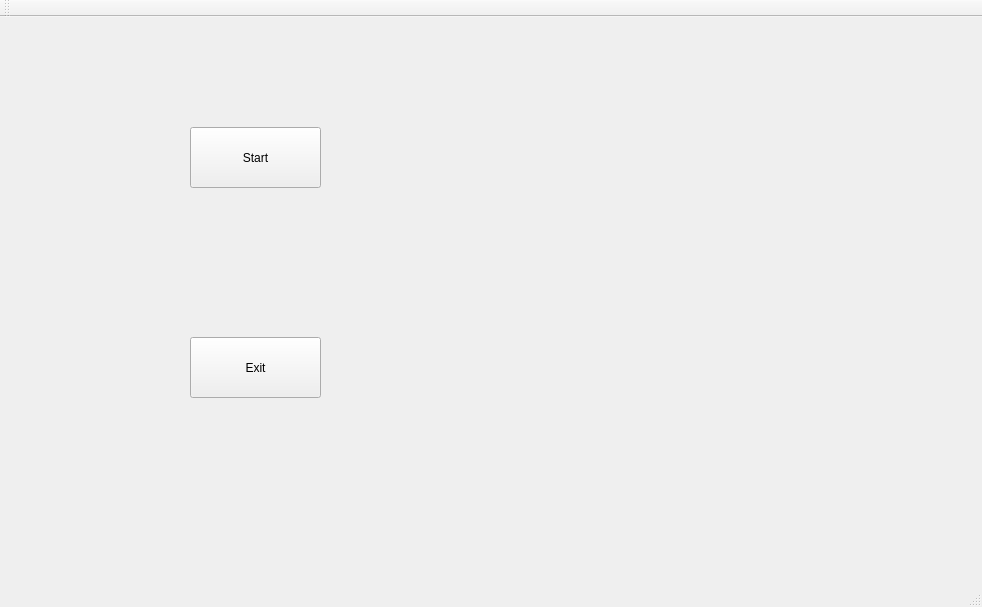
<?xml version="1.0" encoding="UTF-8"?>
<ui version="4.0">
 <class>StartWindow</class>
 <widget class="QMainWindow" name="StartWindow">
  <property name="geometry">
   <rect>
    <x>0</x>
    <y>0</y>
    <width>982</width>
    <height>607</height>
   </rect>
  </property>
  <property name="windowTitle">
   <string>StartWindow</string>
  </property>
  <widget class="QWidget" name="centralWidget">
   <widget class="QLabel" name="label">
    <property name="geometry">
     <rect>
      <x>0</x>
      <y>0</y>
      <width>981</width>
      <height>541</height>
     </rect>
    </property>
    <property name="text">
     <string/>
    </property>
    <property name="pixmap">
     <pixmap resource="folder.qrc">:/Folder/100230_81755231.jpg</pixmap>
    </property>
   </widget>
   <widget class="QPushButton" name="pushButton">
    <property name="geometry">
     <rect>
      <x>190</x>
      <y>110</y>
      <width>131</width>
      <height>61</height>
     </rect>
    </property>
    <property name="text">
     <string>Start</string>
    </property>
   </widget>
   <widget class="QPushButton" name="pushButton_2">
    <property name="geometry">
     <rect>
      <x>190</x>
      <y>320</y>
      <width>131</width>
      <height>61</height>
     </rect>
    </property>
    <property name="text">
     <string>Exit</string>
    </property>
   </widget>
  </widget>
  <widget class="QMenuBar" name="menuBar">
   <property name="geometry">
    <rect>
     <x>0</x>
     <y>0</y>
     <width>982</width>
     <height>25</height>
    </rect>
   </property>
  </widget>
  <widget class="QToolBar" name="mainToolBar">
   <attribute name="toolBarArea">
    <enum>TopToolBarArea</enum>
   </attribute>
   <attribute name="toolBarBreak">
    <bool>false</bool>
   </attribute>
  </widget>
  <widget class="QStatusBar" name="statusBar"/>
 </widget>
 <layoutdefault spacing="6" margin="11"/>
 <resources>
  <include location="folder.qrc"/>
 </resources>
 <connections/>
</ui>
